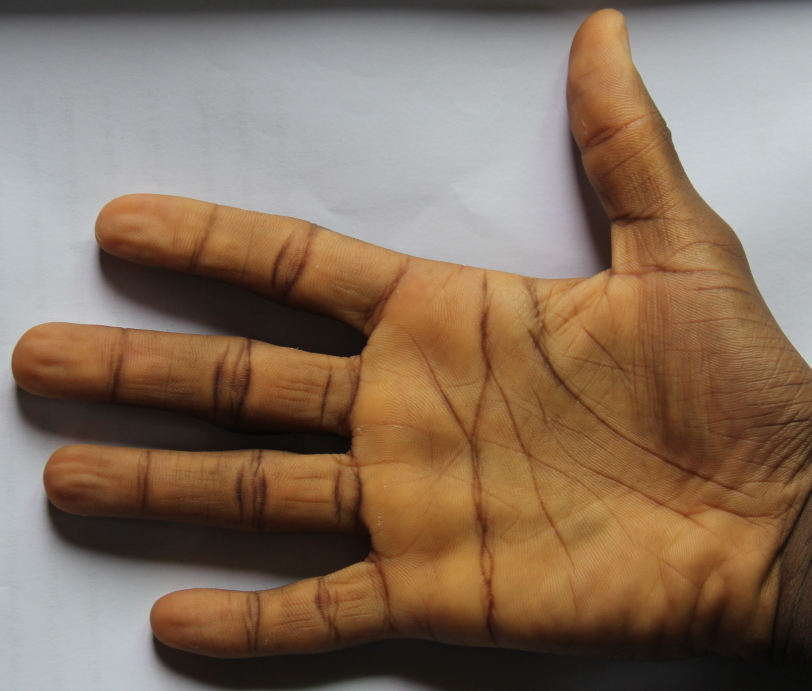
#> input picture data_raw/MALE/IMG_0003.JPG, 3246 x 2763 px, found by its file name (shown at 1/4 size); its folder holds 4 pictures in this run
$ python data_preprocessing.py
#> lines starting #> are read from the running program, lines starting #| are printed output that depends on the picture
import os
import cv2
import pandas as pd
from constants import *

def load_data():
    labels = []
    images = []
    if os.path.exists(DATA_RAW_PATH):
        # for g in GENDER:
        list_data = os.listdir(f"{DATA_RAW_PATH}\{'MALE'}")[:100]
        if len(list_data) > 0:
            for data in list_data:
                image_path = os.path.join(f"{DATA_RAW_PATH}\{'MALE'}", data)
                image = cv2.imread(image_path)
#> image is the input picture: shape (2763, 3246, 3); mean B, G, R 94.1, 112.5, 134.5
                if image is not None:
                    images.append(image)
                    labels.append('MALE')
            else:
                print(f"Warning: Unable to read image {image_path}")
        return pd.DataFrame({"image": images, "label": labels})
    else:
        return []

def preprocess_data(data):
    for i in range(len(data)):
        data.iloc[i, 0] = cv2.resize(data.iloc[i, 0], IMAGE_SIZE)
        data.iloc[i, 0] = cv2.cvtColor(data.iloc[i, 0], cv2.COLOR_BGR2GRAY)
    return data

def save_data(data, dir):
#> called with dir = 'data_processed'
    if not os.path.exists(dir):
        os.makedirs(dir)
    for i in range(len(data)):
        cv2.imwrite(f"{dir}\{data.iloc[i, 1]}_{i}.jpg", data.iloc[i, 0])
#> this loop made 4 passes
#> pass 1, in save_data, `cv2.imwrite(f"{dir}\{data.iloc[i, 1]}_{i}.jpg", data.iloc[i, 0])`:
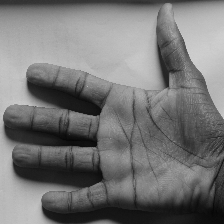
#> saved as MALE_0.jpg: shape (224, 224); min 5, max 208, mean 116.8
#> pass 2, in save_data, `cv2.imwrite(f"{dir}\{data.iloc[i, 1]}_{i}.jpg", data.iloc[i, 0])`:
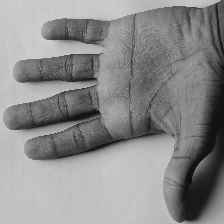
#> saved as MALE_1.jpg: shape (224, 224); min 10, max 210, mean 139.7


def main():
    data = load_data()
    data = preprocess_data(data)

    save_data(data, "data_processed")

if __name__ == "__main__":
    main()
